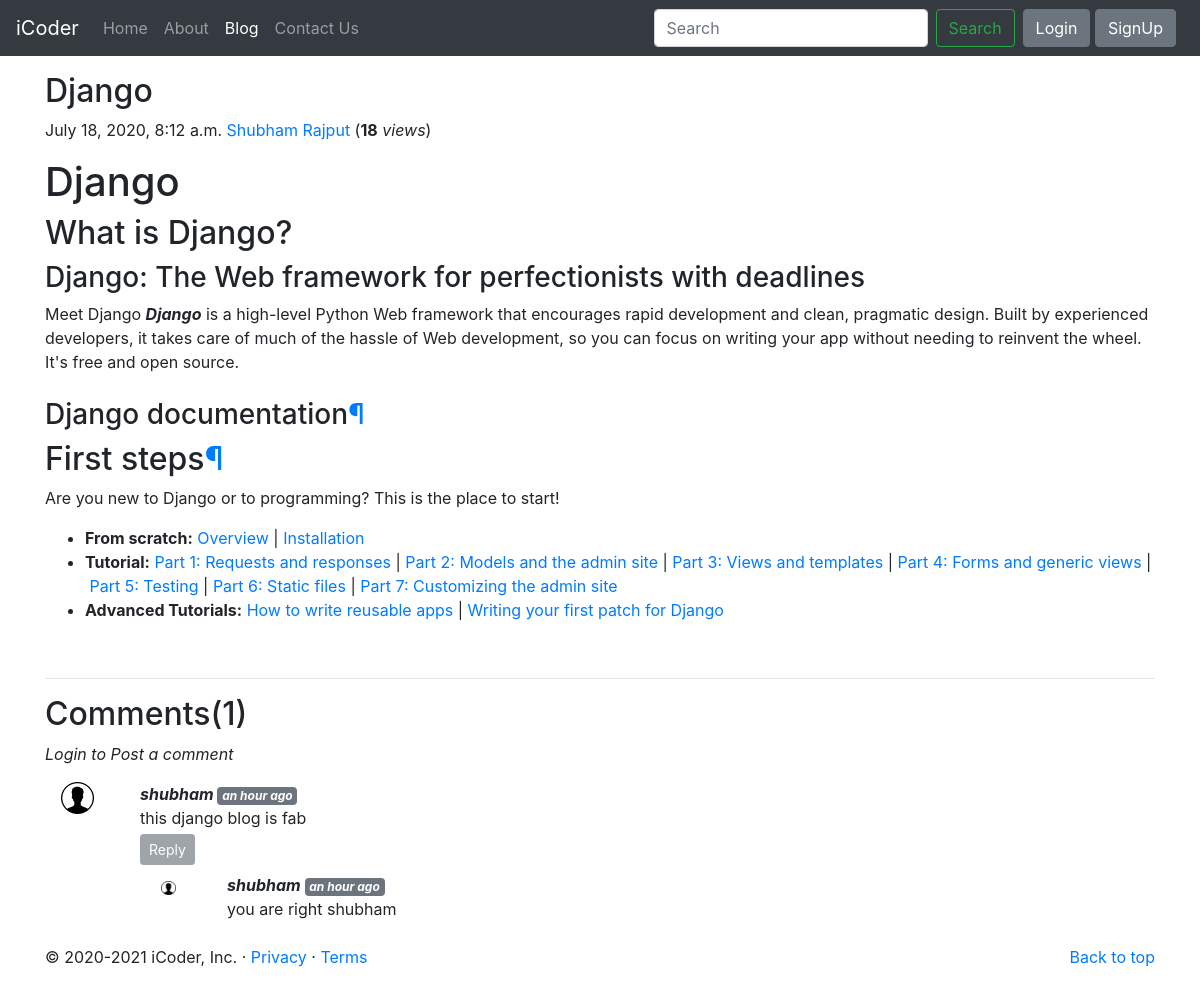
Screenshot of /blog/first post with the database file from the repository.
### blog/models.py (models this page shows, shortened)
class Post(models.Model):
    sno = models.AutoField(primary_key=True)
    title = models.CharField(default='', max_length=50)
    author = models.CharField(default='', max_length=30)
    content = models.TextField()
    views = models.IntegerField(default=0)
    slug = models.CharField(default='', max_length=80)
    timeStamp = models.DateTimeField(blank=True)

class BlogComment(models.Model):
    sno = models.AutoField(primary_key=True)
    comment = models.TextField()
    user = models.ForeignKey(User, on_delete=models.CASCADE)
    post = models.ForeignKey(Post, on_delete=models.CASCADE)
    parent = models.ForeignKey(
        'self', on_delete=models.CASCADE, null=True, blank=True)
    timeStamp = models.DateTimeField(default=now)

### blog/views.py (the view)
# urls.py: path('<str:slug>', views.blogPost, name='blogPost'),
def blogPost(request, slug):
    post = Post.objects.filter(slug=slug).first()
    post.views = post.views+1
    post.save()
    comments = BlogComment.objects.filter(post=post, parent=None)
    replies = BlogComment.objects.filter(post=post).exclude(parent=None)
    repDict = {}
    for reply in replies:
        if reply.parent.sno not in repDict.keys():
            repDict[reply.parent.sno] = [reply]
        else:
            repDict[reply.parent.sno].append(reply)
    context = {'post': post, 'comments': comments, 'repDict': repDict}
    return render(request, 'blog/blogPost.html', context)

### blog/templatetags/extras.py (called while the page is built)
@register.filter(name='get_val')
def get_val(dict, key):
    return dict.get(key)

### templates/blog/blogPost.html (shortened to what this page needs)
{% extends 'base.html' %}
{% block blogactive %}active{% endblock blogactive %}
{% block body %}
{% load humanize %}
{% load extras %}
<div class="container my-3">
  <h2 class="blog-post-title">{{post.title}}</h2>
  <p class="blog-post-meta">{{post.timeStamp}} <a href="/about">{{post.author}}</a> <span> (<b>{{post.views}}</b>
      <em>views</em>)</span></p>
  <p>{{post.content|safe}}</p>
  <hr>
</div>
<div class="container">
  <h2>Comments({{comments.count}})</h2>
  <div class="my-2">
    {% if user.is_authenticated %}
    <form action="/blog/postComment" method="post">
      {% csrf_token %}
      <div class="form-group">
        <label for="exampleInputEmail1"><b>Post your Comment below :</b></label>
        <input type="text" name='comment' class="form-control" placeholder="Enter your comment">
      </div>
      <input type="hidden" name='postSno' value="{{post.sno}}">
      <input type="hidden" name='parentSno' value="">
      <button type="submit" class="btn btn-secondary">Submit</button>
    </form>
    {% else %}
    <p><em>Login to Post a comment</em></p>
    {% endif %}
  </div>
  {% for comments in comments  %}
  <div class="row my-3">
    <div class="col-md-1">
      <img src="/static/images/userImg.png" class="rounded w-50 mx-auto d-block " alt="user">
    </div>
    <div class="col-md-11"><em><b>{{comments.user.username  }} </b>
        <span class="badge badge-secondary">{{comments.timeStamp| naturaltime}}</span></em>
      <div> {{comments.comment}}
      </div>
      <div class="reply my-1">
        {% if user.is_authenticated %}
        <button class="btn btn-sm btn-secondary" type="button" data-toggle="collapse"
          data-target="#reply{{comments.sno}}" aria-expanded="false" aria-controls="reply{{comments.sno}}">
          Reply
        </button>
        <div class="collapse" id="reply{{comments.sno}}">
          <div class="card card-body my-2">
            <form action="/blog/postComment" method="post">
              {% csrf_token %}
              <div class="form-group">
                <label for="comment"><b>Post your reply below :</b></label>
                <input type="text" name='comment' class="form-control" placeholder="Add your reply">
                <input type="hidden" name='parentSno' value="{{comments.sno}}">
              </div>
              <input type="hidden" name='postSno' value="{{post.sno}}">
              <button type="submit" class="btn btn-secondary">Submit</button>
            </form>
          </div>
        </div>
        {% else %}
        <button class="btn btn-sm btn-secondary" type="button" data-toggle="collapse"
          data-target="#reply{{comments.sno}}" aria-expanded="false" aria-controls="reply{{comments.sno}}" disabled>
          Reply
        </button>
        {% endif %}
        <div class="replies my-2">
          {% for reply  in repDict|get_val:comments.sno  %}
          <div class="row my-2">
            <div class="col-md-1">
              <img src="/static/images/userImg.png" class="rounded w-25 mx-auto d-block my-2 " alt="user">
            </div>
            <div class="col-md-11"><em><b>{{reply.user.username  }} </b>
                <span class="badge badge-secondary">{{reply.timeStamp| naturaltime}}</span></em>
              <div> {{reply.comment}}
              </div>
            </div>
            <br>
          </div>
          {% endfor %}
        </div>
      </div>
    </div>
  </div>
  {% endfor %}
</div>
<footer class="container">
        <p class="float-right"><a href="#">Back to top</a></p>
        <p>© 2020-2021 iCoder, Inc. · <a href="#">Privacy</a> · <a href="#">Terms</a></p>
      </footer>
{% endblock body %}

### rows the page displays
Post: title "Django", timeStamp "July 18, 2020, 8:12 a.m.", author "Shubham Rajput", views "18", content "Django What is Django? Django: The Web framework for perfectionists with deadlines Meet Django Django is a high-level Python Web framework that encourages rapid development and clean, pragmatic design. Built by experienced developers, it takes care of much of the hassle of Web development, so you can focus on writing your app without needing to reinvent the wheel. It's free and open source. Django documentation ¶ First steps ¶ Are you new to Django or to programming? This is the place to start! From scratch: Overview | Installation Tutorial: Part 1: Requests and responses | Part 2: Models and the admin site | Part 3: Views and templates | Part 4: Forms and generic views | Part 5: Testing |…"
BlogComment: user.username "shubham", timeStamp "an hour ago", comment "this django blog is fab"
BlogComment: user.username "shubham", timeStamp "an hour ago", comment "you are right shubham"

### other values shown
{{ comments.count }} "1"
